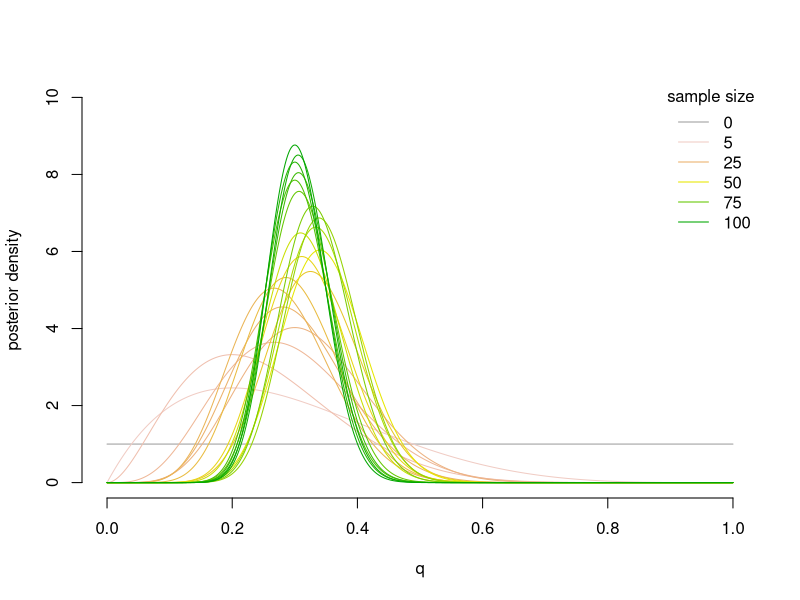

Here is the R script that generated this plot:
a <- 1
b <- 1
qgrid <- seq(0,1,length=500)
plot(qgrid, dbeta(qgrid, a, b), ylim=c(0,10), col=8,
	type="l", bty="n", lwd=1, xlab="q", ylab="posterior density")

K <- 20
lcols <- terrain.colors(K*1.1)[K:1]
lg <- c(1,5,10,15,20)

for(k in 1:K){
n <- 5
x <- rbinom(n, p=1/3, size=1)
a <- a + sum(x)
b <- b + n - sum(x)
print(c(a,b))
lines(qgrid, dbeta(qgrid,a,b), col=lcols[k], lwd=1)
}
legend("topright", bty="n", title="sample size", 
	legend=c(0,n*lg), col=c(8,lcols[lg]), lwd=1)
